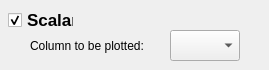
                  <widget class="QWidget" name="widget_11" native="true">
                   <property name="sizePolicy">
                    <sizepolicy hsizetype="Fixed" vsizetype="Preferred">
                     <horstretch>0</horstretch>
                     <verstretch>0</verstretch>
                    </sizepolicy>
                   </property>
                   <property name="minimumSize">
                    <size>
                     <width>269</width>
                     <height>70</height>
                    </size>
                   </property>
                   <property name="maximumSize">
                    <size>
                     <width>269</width>
                     <height>16777215</height>
                    </size>
                   </property>
                   <widget class="QComboBox" name="scalarChoice">
                    <property name="geometry">
                     <rect>
                      <x>170</x>
                      <y>30</y>
                      <width>70</width>
                      <height>31</height>
                     </rect>
                    </property>
                    <property name="toolTip">
                     <string>Choose which column of the data file you want to visualize, excluding the first three XYZ coordinate.</string>
                    </property>
                    <property name="editable">
                     <bool>false</bool>
                    </property>
                   </widget>
                   <widget class="QCheckBox" name="scalar_CB">
                    <property name="geometry">
                     <rect>
                      <x>8</x>
                      <y>10</y>
                      <width>66</width>
                      <height>20</height>
                     </rect>
                    </property>
                    <property name="font">
                     <font>
                      <pointsize>13</pointsize>
                      <weight>75</weight>
                      <italic>false</italic>
                      <bold>true</bold>
                     </font>
                    </property>
                    <property name="text">
                     <string>Scalar</string>
                    </property>
                    <property name="checked">
                     <bool>true</bool>
                    </property>
                   </widget>
                   <widget class="QLabel" name="label">
                    <property name="geometry">
                     <rect>
                      <x>30</x>
                      <y>30</y>
                      <width>132</width>
                      <height>31</height>
                     </rect>
                    </property>
                    <property name="text">
                     <string>Column to be plotted:</string>
                    </property>
                    <property name="alignment">
                     <set>Qt::AlignLeading|Qt::AlignLeft|Qt::AlignVCenter</set>
                    </property>
                   </widget>
                  </widget>
